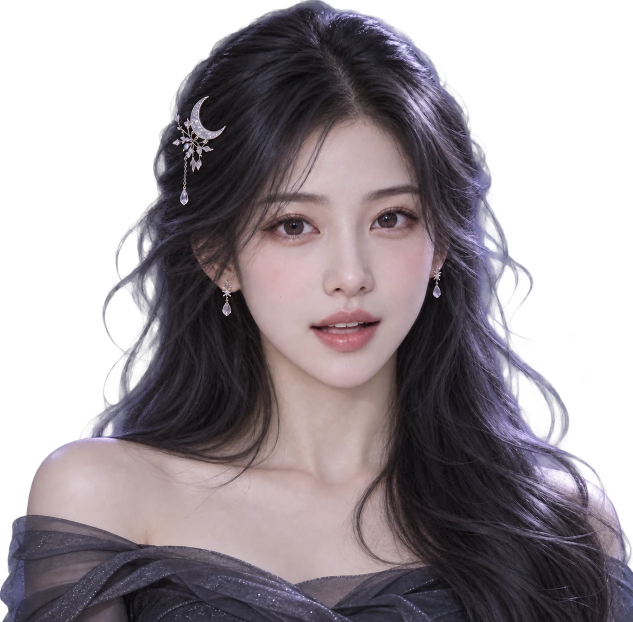
#> input picture frontend/src/assets/brand/speaking.webp, 1265 x 1243 px, given in place of xiaoye-logo.jpg, which was not available (shown at 1/2 size)
$ python make_icon.py
#> lines starting #> are read from the running program, lines starting #| are printed output that depends on the picture; after the words box and inside, x2 and y2 are one past the last pixel; in counts of white or black regions, pixels touching at a corner belong together; pictures that were not available may be replaced by others from this repository, and a replacement may not be noted
"""Create the Windows icon from the supplied XiaoYe logo."""

from __future__ import annotations

import argparse
import io
import struct
from pathlib import Path

from PIL import Image, ImageDraw

ROOT = Path(__file__).resolve().parents[1]
SOURCE = ROOT / "assets-src/brand/xiaoye-logo.jpg"
ICO_SIZES = (16, 24, 32, 48, 64, 128, 256)


def render_rgba(size: int) -> bytes:
    """Resize the actual logo with an antialiased round silhouette."""
#> called with size = 16
    with Image.open(SOURCE) as source:
#> source is the input picture: PIL image 1265x1243 RGBA; mean R, G, B, A 66.5, 58.8, 65.2, 157.3
        image = source.convert("RGBA").resize((size, size), Image.Resampling.LANCZOS)
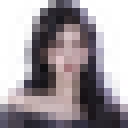
#> image: PIL image 16x16 RGBA (shown 8 times larger); mean R, G, B, A 81.3, 71.4, 84.6, 157.8; transparent parts drawn white
    mask = Image.new("L", (size * 4, size * 4))
#> mask: PIL image 64x64 L; every value is 0
    ImageDraw.Draw(mask).ellipse((0, 0, size * 4 - 1, size * 4 - 1), fill=255)
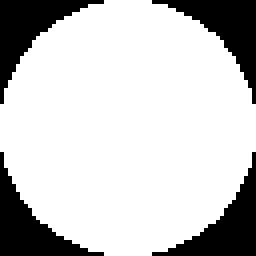
#> mask: PIL image 64x64 L (shown 4 times larger); 78.4% white; 4 black regions, box (x1, y1, x2, y2) and area: (0, 0, 26, 26) 221, (38, 0, 64, 26) 221, (0, 38, 26, 64) 221, (38, 38, 64, 64) 221
    image.putalpha(mask.resize((size, size), Image.Resampling.LANCZOS))
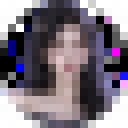
#> image: PIL image 16x16 RGBA (shown 8 times larger); mean R, G, B, A 81.3, 71.4, 84.6, 200.2; transparent parts drawn white
    data = bytearray(image.tobytes())
    for at in range(0, len(data), 4):
        if data[at + 3] == 0:
            data[at : at + 3] = b"\0\0\0"
#> this loop made 256 passes
#> at on passes 2 to 4: 4, 8, 12
    return bytes(data)


def build_ico(sizes: tuple[int, ...] = ICO_SIZES) -> bytes:
    """PNG-in-ICO, including taskbar and Explorer sizes."""
    images = []
    for size in sizes:
        stream = io.BytesIO()
        Image.frombytes("RGBA", (size, size), render_rgba(size)).save(stream, format="PNG")
        images.append((size, stream.getvalue()))
    directory = struct.pack("<HHH", 0, 1, len(images))
    offset = len(directory) + 16 * len(images)
    entries = bytearray()
    for size, payload in images:
        entries += struct.pack(
            "<BBBBHHII", size % 256, size % 256, 0, 0, 1, 32, len(payload), offset
        )
        offset += len(payload)
    return directory + bytes(entries) + b"".join(payload for _, payload in images)


def main() -> int:
    parser = argparse.ArgumentParser(description="从小夜原图生成多尺寸应用图标")
    parser.add_argument("--out", type=Path, default=ROOT / "packaging/app.ico")
    args = parser.parse_args()
    args.out.parent.mkdir(parents=True, exist_ok=True)
    args.out.write_bytes(build_ico())
    print(f"已生成 {args.out}")
    return 0


if __name__ == "__main__":
    raise SystemExit(main())
#> (the program exits here)
